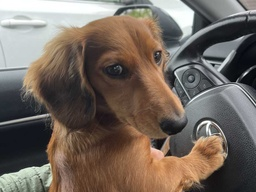
#> input picture Old.jpg, 256 x 192 px, shrunk from 1100 x 825 before the run
$ python Ashkan-Zarkhah-610399196.py
#> lines starting #> are read from the running program, lines starting #| are printed output that depends on the picture; long printed decimals are rounded
import math
from PIL import Image
import numpy as np
from tabulate import tabulate
import os
from matplotlib import pyplot as PLT

#BULDING e
e = np.array([[16, 11, 10, 16, 24, 40, 51, 61],
              [12, 12, 14, 19, 26, 58, 60, 55],
              [14, 13, 16, 24, 40, 57, 69, 56],
              [14, 17, 22, 29, 51, 87, 80, 62],
              [18, 22, 37, 56, 68, 109, 103, 77],
              [24, 35, 55, 64, 81, 104, 113, 92],
              [49, 64, 78, 87, 103, 121, 120, 101],
              [72, 92, 95, 98, 112, 10, 103, 99]])

#BULDING C_8 and C_8 transpose
DCT = np.zeros((8,8))
for i in range(8):
    DCT[0][i] = 1 / math.sqrt(8)
for i in range(1, 8):
    for j in range(8):
        DCT[i][j] = 0.5 * math.cos((i * math.pi * (j + 0.5)) / 8)
DCTT = DCT.transpose()

#Inputing image
full_image = np.array(Image.open("Old.jpg"))
#> full_image is the input picture: shape (192, 256, 3); mean R, G, B 116.2, 104.6, 95.3

#Getting dimensions and making them divisible by 8
n = len(full_image)
#> n = 192
n -= n % 8
m = len(full_image[0])
#> m = 256
m -= m % 8

#Separating R and changing border from [0, 255] to [-127, 128]
red = np.zeros((n, m))
for i in range(n):
    for j in range(m):
        red[i][j] = full_image[i][j][0]
        red[i][j] -= 127
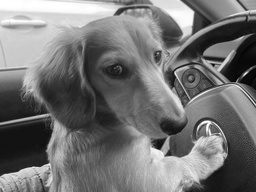
#> red: shape (192, 256) float64; min -127, max 128, mean -10.8; drawn with min black and max white

#Separating G and changing border from [0, 255] to [-127, 128]
green = np.zeros((n, m))
for i in range(n):
    for j in range(m):
        green[i][j] = full_image[i][j][1]
        green[i][j] -= 127
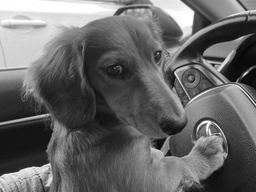
#> green: shape (192, 256) float64; min -126, max 128, mean -22.4; drawn with min black and max white

#Separating B and changing border from [0, 255] to [-127, 128]
blue = np.zeros((n, m))
for i in range(n):
    for j in range(m):
        blue[i][j] = full_image[i][j][2]
        blue[i][j] -= 127
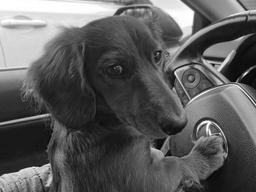
#> blue: shape (192, 256) float64; min -123, max 128, mean -31.7; drawn with min black and max white

#Transforming R
transformed_red = np.zeros((n, m))
for i in range(n // 8):
    for j in range(m // 8):
        bgi = i * 8; bgj = j * 8
        tmp = np.zeros((8,8))
        for ii in range(8):
            for jj in range(8):
                tmp[ii][jj] = red[bgi + ii][bgj + jj]
        tmp = np.dot(np.dot(DCT, tmp), DCTT)
        for ii in range(8):
            for jj in range(8):
                transformed_red[bgi + ii][bgj + jj] = tmp[ii][jj]
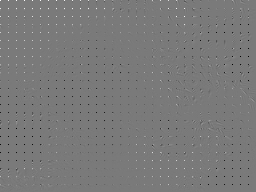
#> transformed_red: shape (192, 256) float64; min -937.7, max 1020.6, mean -1.2; drawn with min black and max white

#Transforming G
transformed_green = np.zeros((n, m))
for i in range(n // 8):
    for j in range(m // 8):
        bgi = i * 8; bgj = j * 8
        tmp = np.zeros((8,8))
        for ii in range(8):
            for jj in range(8):
                tmp[ii][jj] = green[bgi + ii][bgj + jj]
        tmp = np.dot(np.dot(DCT, tmp), DCTT)
        for ii in range(8):
            for jj in range(8):
                transformed_green[bgi + ii][bgj + jj] = tmp[ii][jj]

#Transforming B
transformed_blue = np.zeros((n, m))
for i in range(n // 8):
    for j in range(m // 8):
        bgi = i * 8; bgj = j * 8
        tmp = np.zeros((8,8))
        for ii in range(8):
            for jj in range(8):
                tmp[ii][jj] = blue[bgi + ii][bgj + jj]
        tmp = np.dot(np.dot(DCT, tmp), DCTT)
        for ii in range(8):
            for jj in range(8):
                transformed_blue[bgi + ii][bgj + jj] = tmp[ii][jj]

#Quantizing R
quantized_red = np.zeros((n, m))
cnt_zero_red = 0
for i in range(n // 8):
    for j in range(m // 8):
        bgi = i * 8; bgj = j * 8
        tmp = np.zeros((8,8))
        for ii in range(8):
            for jj in range(8):
                tmp[ii][jj] = round(transformed_red[bgi + ii][bgj + jj] / e[ii][jj])
                cnt_zero_red += (tmp[ii][jj] == 0)
        for ii in range(8):
            for jj in range(8):
                quantized_red[bgi + ii][bgj + jj] = tmp[ii][jj]
#> after the loop, cnt_zero_red = 40974

#Quantizing G
quantized_green = np.zeros((n, m))
cnt_zero_green = 0
for i in range(n // 8):
    for j in range(m // 8):
        bgi = i * 8; bgj = j * 8
        tmp = np.zeros((8,8))
        for ii in range(8):
            for jj in range(8):
                tmp[ii][jj] = round(transformed_green[bgi + ii][bgj + jj] / e[ii][jj])
                cnt_zero_green += (tmp[ii][jj] == 0)
        for ii in range(8):
            for jj in range(8):
                quantized_green[bgi + ii][bgj + jj] = tmp[ii][jj]
#> after the loop, cnt_zero_green = 41050

#Quantizing B
quantized_blue = np.zeros((n, m))
cnt_zero_blue = 0
for i in range(n // 8):
    for j in range(m // 8):
        bgi = i * 8; bgj = j * 8
        tmp = np.zeros((8,8))
        for ii in range(8):
            for jj in range(8):
                tmp[ii][jj] = round(transformed_blue[bgi + ii][bgj + jj] / e[ii][jj])
                cnt_zero_blue += (tmp[ii][jj] == 0)
        for ii in range(8):
            for jj in range(8):
                quantized_blue[bgi + ii][bgj + jj] = tmp[ii][jj]
#> after the loop, cnt_zero_blue = 41144

#Dequantizing R
new_transformed_red = np.zeros((n, m))
for i in range(n // 8):
    for j in range(m // 8):
        bgi = i * 8; bgj = j * 8
        tmp = np.zeros((8,8))
        for ii in range(8):
            for jj in range(8):
                tmp[ii][jj] = quantized_red[bgi + ii][bgj + jj]
        for ii in range(8):
            for jj in range(8):
                new_transformed_red[bgi + ii][bgj + jj] = tmp[ii][jj] * e[ii][jj]

#Dequantizing G
new_transformed_green = np.zeros((n, m))
for i in range(n // 8):
    for j in range(m // 8):
        bgi = i * 8; bgj = j * 8
        tmp = np.zeros((8,8))
        for ii in range(8):
            for jj in range(8):
                tmp[ii][jj] = quantized_green[bgi + ii][bgj + jj]
        for ii in range(8):
            for jj in range(8):
                new_transformed_green[bgi + ii][bgj + jj] = tmp[ii][jj] * e[ii][jj]
#Dequantizing B
new_transformed_blue = np.zeros((n, m))
for i in range(n // 8):
    for j in range(m // 8):
        bgi = i * 8; bgj = j * 8
        tmp = np.zeros((8,8))
        for ii in range(8):
            for jj in range(8):
                tmp[ii][jj] = quantized_blue[bgi + ii][bgj + jj]
        for ii in range(8):
            for jj in range(8):
                new_transformed_blue[bgi + ii][bgj + jj] = tmp[ii][jj] * e[ii][jj]

#Returning transformed red
new_red = np.zeros((n, m))
for i in range(n // 8):
    for j in range(m // 8):
        bgi = i * 8; bgj = j * 8
        tmp = np.zeros((8,8))
        for ii in range(8):
            for jj in range(8):
                tmp[ii][jj] = new_transformed_red[bgi + ii][bgj + jj]
        tmp = np.dot(np.dot(DCTT, tmp), DCT)
        for ii in range(8):
            for jj in range(8):
                new_red[bgi + ii][bgj + jj] = round(tmp[ii][jj] + 127)

#Returning transformed green
new_green = np.zeros((n, m))
for i in range(n // 8):
    for j in range(m // 8):
        bgi = i * 8; bgj = j * 8
        tmp = np.zeros((8,8))
        for ii in range(8):
            for jj in range(8):
                tmp[ii][jj] = new_transformed_green[bgi + ii][bgj + jj]
        tmp = np.dot(np.dot(DCTT, tmp), DCT)
        for ii in range(8):
            for jj in range(8):
                new_green[bgi + ii][bgj + jj] = round(tmp[ii][jj] + 127)

#Returning transformed red
new_blue = np.zeros((n, m))
for i in range(n // 8):
    for j in range(m // 8):
        bgi = i * 8; bgj = j * 8
        tmp = np.zeros((8,8))
        for ii in range(8):
            for jj in range(8):
                tmp[ii][jj] = new_transformed_blue[bgi + ii][bgj + jj]
        tmp = np.dot(np.dot(DCTT, tmp), DCT)
        for ii in range(8):
            for jj in range(8):
                new_blue[bgi + ii][bgj + jj] = round(tmp[ii][jj] + 127)


#Reconstructing full picture
new_full_image = [[[0,0,0] for i in range(m)] for j in range(n)]
for i in range(n):
    for j in range(m):
        new_full_image[i][j][0] = min(int(new_red[i][j]), 255)
        new_full_image[i][j][1] = min(int(new_green[i][j]), 255)
        new_full_image[i][j][2] = min(int(new_blue[i][j]), 255)
#> after the loop, new_full_image = 192 items

print("Mizan tonok bodane ghermez: ", (cnt_zero_red / (n * m)))
#| Mizan tonok bodane ghermez:  0.8336
print("Mizan tonok bodane sabz: ", (cnt_zero_green / (n * m)))
#| Mizan tonok bodane sabz:  0.8352
print("Mizan tonok bodane abi: ", (cnt_zero_blue / (n * m)))
#| Mizan tonok bodane abi:  0.8371
print("Mizane tonoki kol: ", ((cnt_zero_red + cnt_zero_green + cnt_zero_blue) / (3 * n * m)))
#| Mizane tonoki kol:  0.8353

diff = 0
for i in range(n):
    for j in range(m):
        for k in range(3):
            diff += abs(full_image[i][j][k] - new_full_image[i][j][k]) * abs(full_image[i][j][k] - new_full_image[i][j][k])
#> after the loop, diff = 4889919
total_diff = 0
for i in range(n):
    for j in range(m):
        for k in range(3):
            total_diff += abs(full_image[i][j][k]) * abs(full_image[i][j][k])
#> after the loop, total_diff = 16207425
print("norm tafazole aks vorody vo khorogy:", math.sqrt(diff))
#| norm tafazole aks vorody vo khorogy: 2211.316
print("norm tafazole aks vorody vo khorogy bar roye norm vorody:", diff/total_diff)
#| norm tafazole aks vorody vo khorogy bar roye norm vorody: 0.3017

PLT.imshow(new_full_image)
PLT.show()
